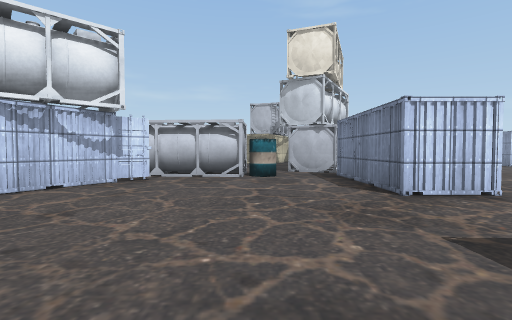
view 1 (above)

22 first-person views from a walk through a scene from a Unity 3-D project. The camera is 1.4 m above the floor, tilts 2° down and sees 85° across. The floor is counted in squares, 2 m on a side. Each view is taken from the middle of a square. On the plan, view 1 faces up. The plan holds only what a view shows up to about 9 squares ahead; the rest is blank. The place goes on beyond the plan. The player character is not drawn. Some animated figures are left out. Some surface patterns are stand-ins.

view 2
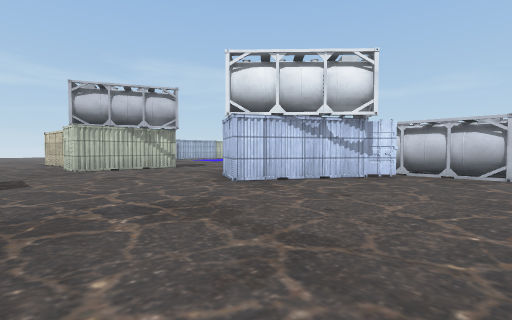

view 3
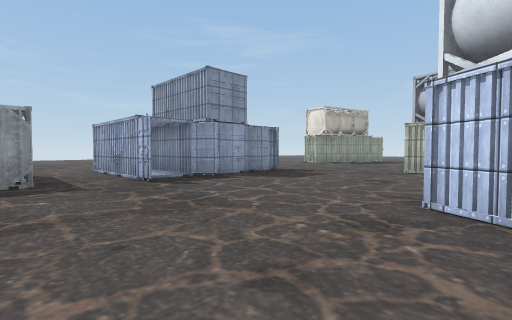

view 4
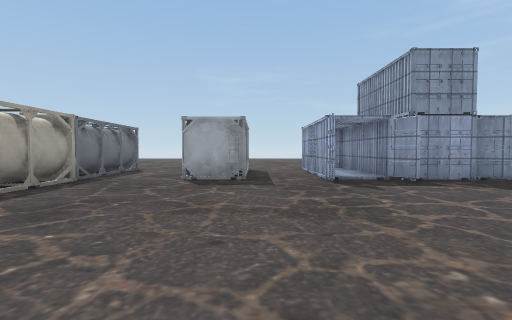

view 5
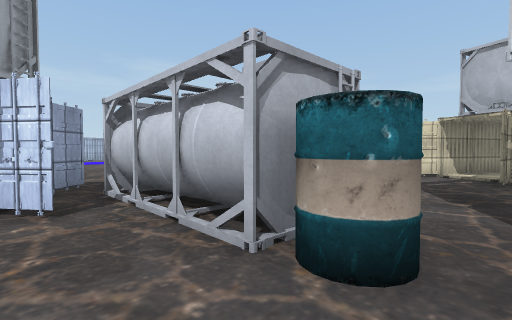

view 6
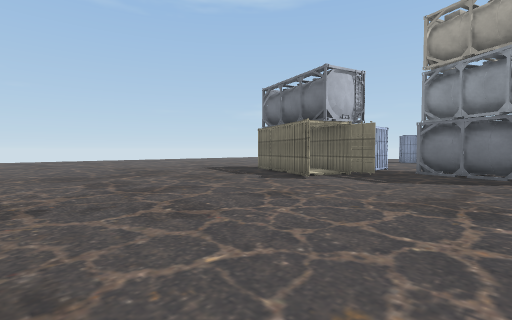

view 7
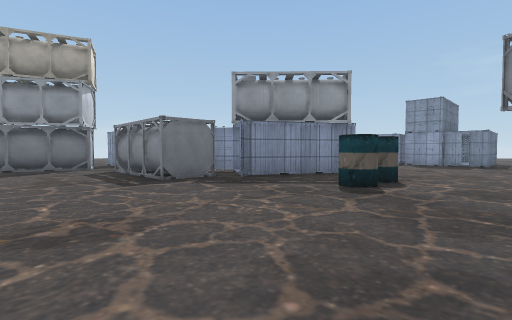

view 8
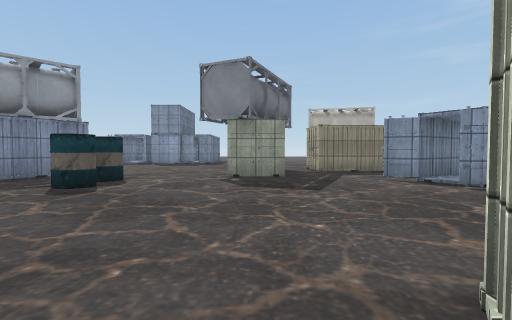

view 9
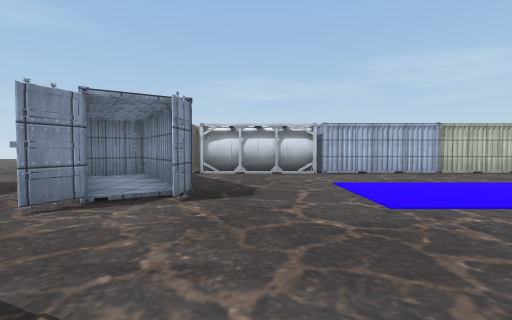

view 10
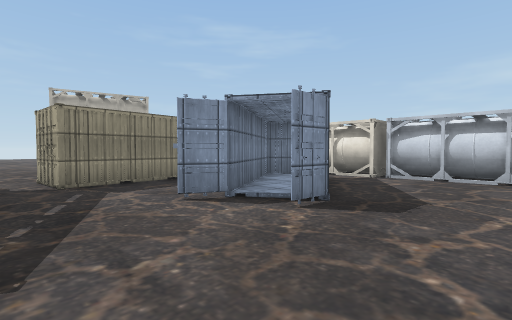

view 11
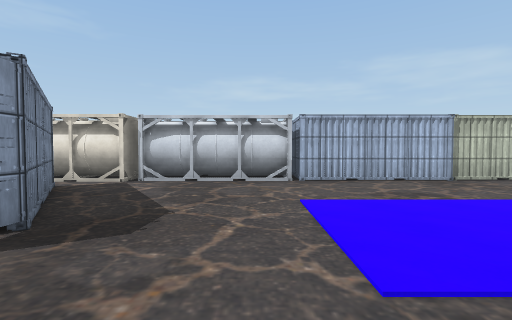

view 12
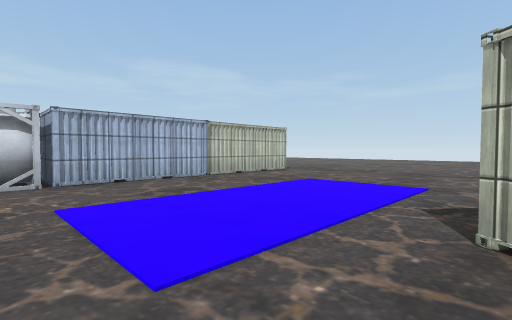

view 13
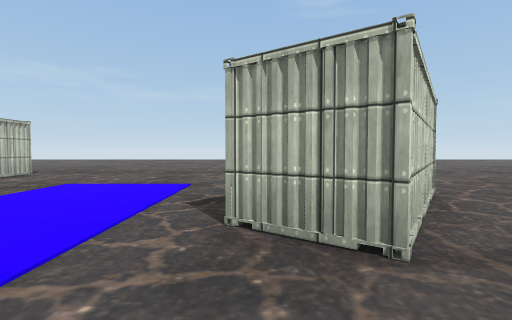

view 14
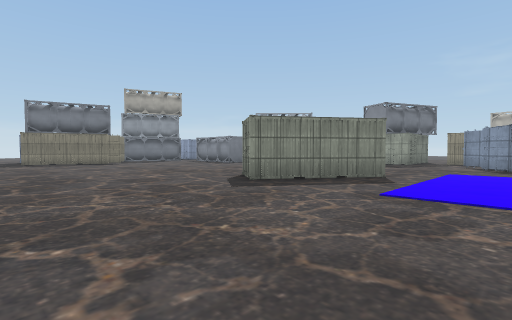

view 15
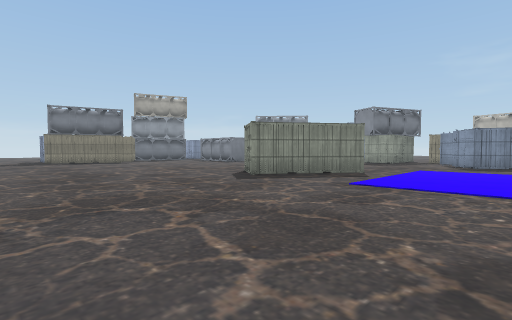

view 16
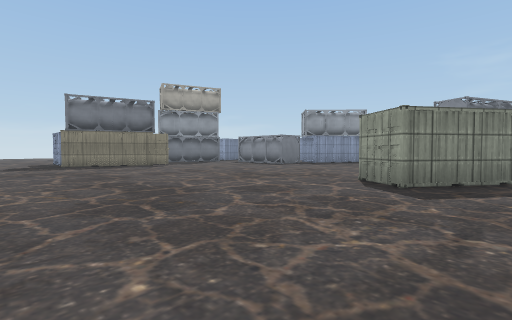

view 17
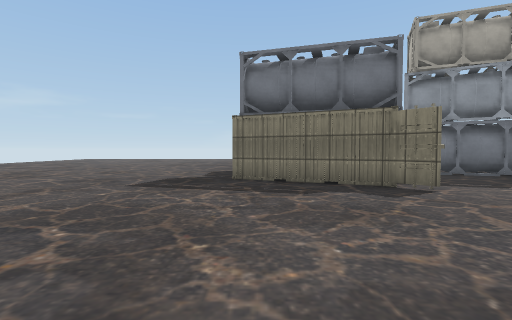

view 18
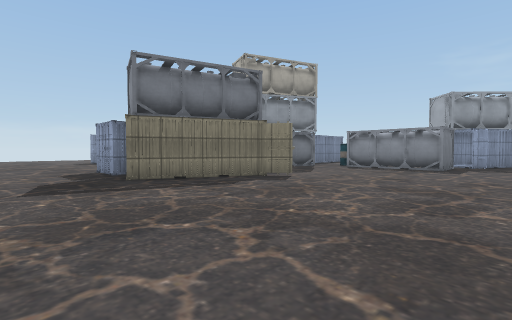

view 19
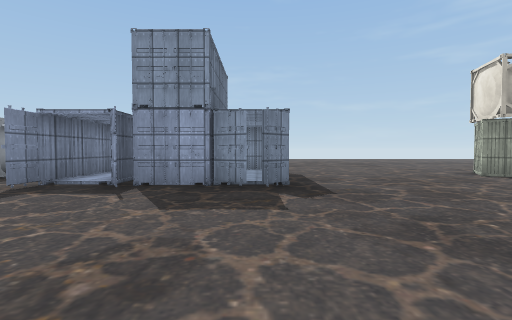

view 20
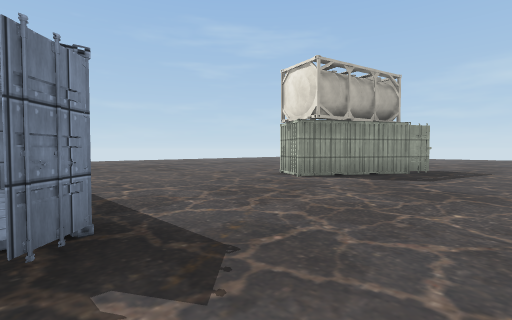

view 21
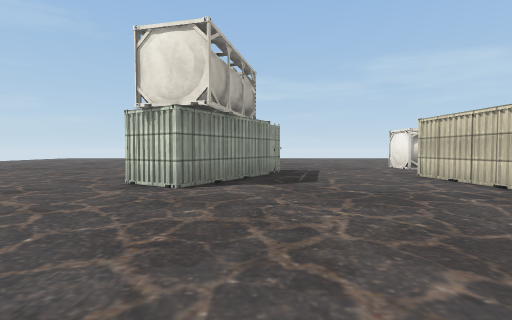

view 22
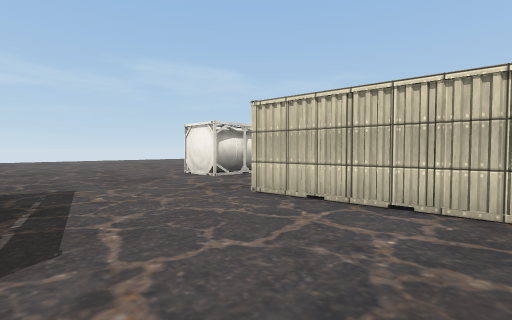

### Floor plan
Key: @ floor where view 1 was taken; # wall or solid block; . main floor; : floor 0.25 m higher than the main floor; / step, stairs or slope; C container; O other object.
Columns run from 20 left of view 1 to 6 right of it. Each row starts with its distance up from view 1.
 20    .....................
 19    .......................
 18 ..........................
 17 #...................CC#C
 16 #...................C
 15 #..................CCC
 14 C........CC........C.C
 13 #C......##...........C.
 12 #......##.............O
 11 #.......#.............#O
 10 #.....................#
  9 O................O...O#
  8 O...............OO##O..C
  7 #...CC......OO.CC......
  6 O//CCC......OO.C:C.....  ..
  5 #/C:CC...C.....CC...... ..
  4 #/CC..... ....C:C........
  3 #/....##. .....C........
  2 ....###C. .............
  1 ......................
  0 ....................@./
 -1 ....................../
 -2 ............C..CC...../O
 -3   CCC.......:#CCC..#../O
 -4      C......   CC..#../
 -5      CC.....   CC..O ./
 -6     .C......C   C..
 -7   .........      ..
 -8   .........

Where each view was taken, in squares from view 1:
view 1: 0 up, 0 right, facing up
view 2: 1 down, 0 right, facing up-left
view 3: 4 up, 1 left, facing down-left
view 4: 4 up, 2 left, facing down
view 5: 6 up, 1 right, facing up-left
view 6: 10 up, 7 left, facing up-right
view 7: 12 up, 10 left, facing down-right
view 8: 12 up, 11 left, facing down
view 9: 8 up, 11 left, facing left
view 10: 9 up, 12 left, facing down-left
view 11: 9 up, 13 left, facing left
view 12: 9 up, 13 left, facing up-left
view 13: 9 up, 13 left, facing up
view 14: 19 up, 16 left, facing down-right
view 15: 20 up, 17 left, facing down-right
view 16: 20 up, 13 left, facing down-right
view 17: 17 up, 6 left, facing right
view 18: 20 up, 6 left, facing down-right
view 19: 3 up, 8 left, facing down
view 20: 0 up, 8 left, facing down-left
view 21: 3 down, 9 left, facing left
view 22: 2 down, 13 left, facing up-left
